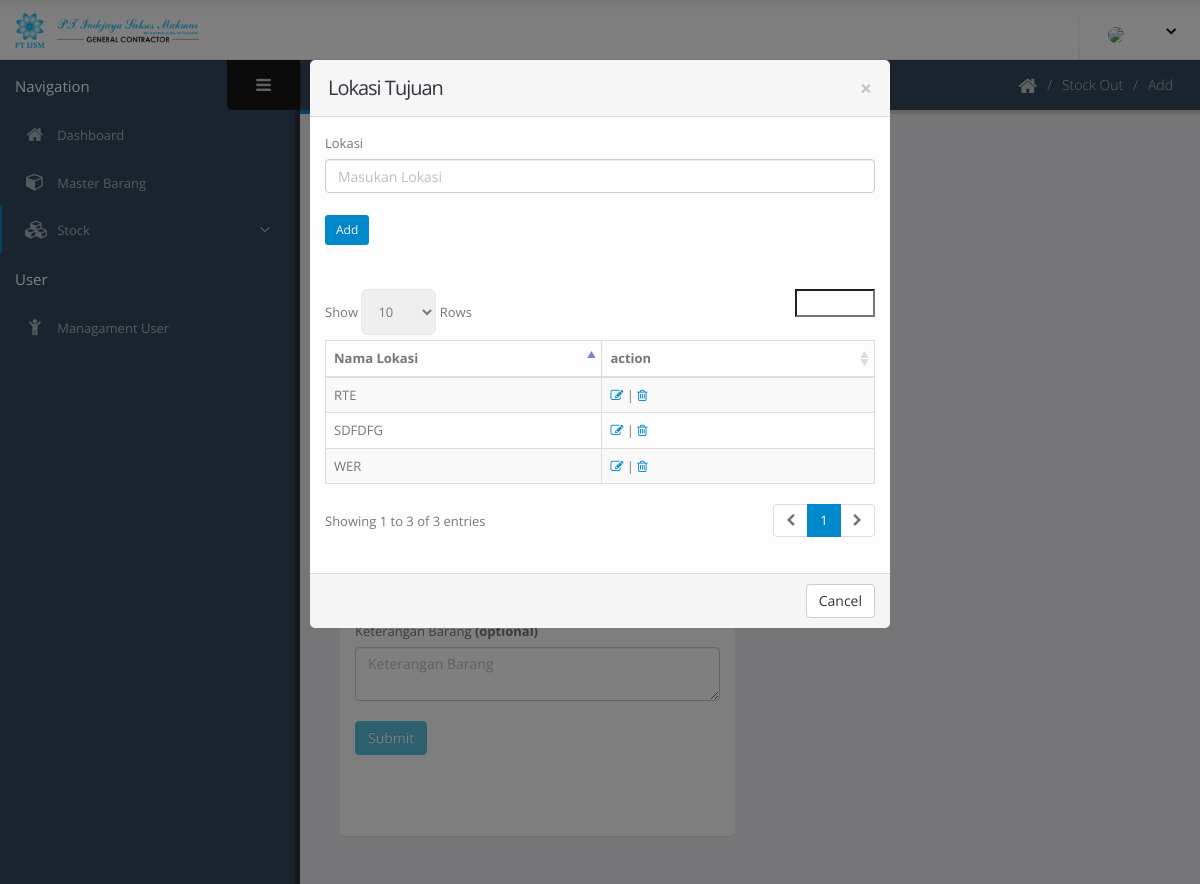
/index.php/stockout/modallokasi, run on the app's committed database.
### tables this page shows
CREATE TABLE `lokasi` (
  `id` int(11) NOT NULL,
  `nama_lokasi` varchar(128) NOT NULL
);

### application/controllers/Stockout.php (called while the page is built, shortened)
<?php
class Stockout extends CI_Controller
{
    public function __construct()
    {
        $this->load->model('Stockout_model');
        $this->load->model('Masterbarang_model');
        $this->load->model('Lokasi_model');
        $this->load->model('Pengeluar_model');
        $this->load->model('Supir_model');
        $this->load->model('Stockin_model');
        $this->load->library('form_validation');
    }
    public function modallokasi()
    {
        $data['title'] = 'IT IJSM';
        $data['user'] = $this->db->get_where('user', ['email' =>
        $this->session->userdata('email')])->row_array();
        $data['lokasi'] = $this->Lokasi_model->getAllLokasi();
        $this->load->view('templates/master_header', $data);
        $this->load->view('superadmin/stockout/create_modal', $data);
        $this->load->view('templates/master_footer');
    }
}

### index.php (called while the page is built, shortened)
<?php
require_once BASEPATH.'core/CodeIgniter.php';

### application/models/Lokasi_model.php (called while the page is built, shortened)
<?php
class Lokasi_model extends CI_Model{
	public function getAllLokasi(){
		return $this->db->get('lokasi')->result_array();
	}
}

### application/views/superadmin/stockout/create_modal.php (the view, shortened to what this page needs)
<html class="fixed">
  <head>
    <link rel="stylesheet" href="<?php echo base_url(); ?>assets/vendor/bootstrap/css/bootstrap.css" />
    <link rel="stylesheet" href="<?php echo base_url(); ?>assets/vendor/font-awesome/css/font-awesome.css" />
    <link rel="stylesheet" href="<?php echo base_url(); ?>assets/vendor/magnific-popup/magnific-popup.css" />
    <link rel="stylesheet" href="<?php echo base_url(); ?>assets/vendor/bootstrap-datepicker/css/datepicker3.css" />
    <link rel="stylesheet" href="<?php echo base_url(); ?>assets/vendor/jquery-ui/css/ui-lightness/jquery-ui-1.10.4.custom.css" />
    <link rel="stylesheet" href="<?php echo base_url(); ?>assets/vendor/select2/select2.css" />
    <link rel="stylesheet" href="<?php echo base_url(); ?>assets/vendor/bootstrap-multiselect/bootstrap-multiselect.css" />
    <link rel="stylesheet" href="<?php echo base_url(); ?>assets/vendor/bootstrap-tagsinput/bootstrap-tagsinput.css" />
    <link rel="stylesheet" href="<?php echo base_url(); ?>assets/vendor/bootstrap-colorpicker/css/bootstrap-colorpicker.css" />
    <link rel="stylesheet" href="<?php echo base_url(); ?>assets/vendor/bootstrap-timepicker/css/bootstrap-timepicker.css" />
    <link rel="stylesheet" href="<?php echo base_url(); ?>assets/vendor/dropzone/css/basic.css" />
    <link rel="stylesheet" href="<?php echo base_url(); ?>assets/vendor/dropzone/css/dropzone.css" />
    <link rel="stylesheet" href="<?php echo base_url(); ?>assets/vendor/jquery-datatables-bs3/assets/css/datatables.css" />
    <link rel="stylesheet" href="<?php echo base_url(); ?>assets/vendor/bootstrap-markdown/css/bootstrap-markdown.min.css" />
    <link rel="stylesheet" href="<?php echo base_url(); ?>assets/vendor/summernote/summernote.css" />
    <link rel="stylesheet" href="<?php echo base_url(); ?>assets/vendor/summernote/summernote-bs3.css" />
    <link rel="stylesheet" href="<?php echo base_url(); ?>assets/vendor/codemirror/lib/codemirror.css" />
    <link rel="stylesheet" href="<?php echo base_url(); ?>assets/vendor/codemirror/theme/monokai.css" />
    <link rel="stylesheet" href="<?php echo base_url(); ?>assets/vendor/bootstrap-fileupload/bootstrap-fileupload.min.css" />
    <link rel="stylesheet" href="<?php echo base_url(); ?>assets/stylesheets/theme.css" />
    <link rel="stylesheet" href="<?php echo base_url(); ?>assets/stylesheets/skins/default.css" />
    <link rel="stylesheet" href="<?php echo base_url(); ?>assets/stylesheets/theme-custom.css">
    <link rel="stylesheet" href="<?php echo base_url(); ?>assets/vendor/bootstrap-fileupload/bootstrap-fileupload.min.css" />
    <link rel="stylesheet" href="<?php echo base_url(); ?>assets/css/form.css" />
    <link rel="stylesheet" href="//code.jquery.com/ui/1.12.1/themes/base/jquery-ui.css">
    <link rel="stylesheet" href="<?php echo base_url();?>/assets/vendor/dropzone/css/basic.css" />
    <link rel="stylesheet" href="<?php echo base_url();?>/assets/vendor/dropzone/css/dropzone.css" />
    <link rel="stylesheet" href="<?php echo base_url();?>/assets/vendor/bootstrap-fileupload/bootstrap-fileupload.min.css" />
  </head>
  <body data-spy="scroll" data-target="#myScrollspy" data-offset="20">
  <header class="header">
    <div class="logo-container">
      <a href="../" class="logo">
        <img src="<?= base_url('./image/Logo.png') ?>" height="35" alt="IT - Super Admin - ISJM" />
      </a>
    </div>
    <div class="header-right" style="padding-right: 2%;">
      <span class="separator"></span>
      <div id="userbox" class="userbox" style="margin-right: -2%;">
        <a href="#" data-toggle="dropdown">
          <figure class="profile-picture">
            <img src="<?= base_url('./image/') . $user['image']; ?>" class="img-circle" />
          </figure>
            <i class="fa custom-caret">
            </i>
          </a>
        </div>
      </div>
    </header>
    <div class="inner-wrapper">
      <aside id="sidebar-left" class="sidebar-left">
            <div class="sidebar-header">
                <div class="sidebar-title">
                    <span style="color: white">Navigation</span>
                </div>
                <div class="sidebar-toggle hidden-xs" data-toggle-class="sidebar-left-collapsed" data-target="html" data-fire-event="sidebar-left-toggle">
                    <i class="fa fa-bars" aria-label="Toggle sidebar"></i>
                </div>
            </div>
            <div class="nano">
                <div class="nano-content">
                    <nav id="menu" class="nav-main" role="navigation">
                        <ul class="nav nav-main">
                            <li>
                                <a href="<?= base_url('superadmin'); ?>">
                                    <i class="fa fa-home" aria-hidden="true"></i>
                                    <span>Dashboard</span>
                                </a>
                            </li>
                            <li class="nav-main">
                                <a href="<?= site_url('masterbarang/index'); ?>">
                                    <i class="fa fa-cube" aria-hidden="true"></i>
                                    <span>Master Barang</span>
                                </a>
                            </li>
                            <li class="nav-parent nav-active">
                                <a>
                                    <i class="fa fa-cubes" aria-hidden="true"></i>
                                    <span>Stock</span>
                                </a>
                            </li>
                        </ul>
                    </nav>
                    <div class="sidebar-header">
                        <div class="sidebar-title">
                            <span style="color: white">User</span>
                        </div>
                    </div>
                    <nav id="menu" class="nav-main" role="navigation">
                        <ul class="nav nav-main">
                            <li>
                                <a href="#">
                                    <i class="fa fa-child" aria-hidden="true"></i>
                                    <span>Managament User</span>
                                </a>
                            </li>
                        </ul>
                    </nav>
                </div>
            </div>
        </aside>
      <section role="main" class="content-body">
        <header class="page-header">
          <h2>STOCK OUT
          </h2>
          <div class="right-wrapper pull-right" style="padding-right: 3%;">
            <ol class="breadcrumbs">
              <li>
                <a href="<?php echo site_url('stockout') ?>">
                  <i class="fa fa-home">
                  </i>
                </a>
              </li>
              <li>
                <span>Stock Out</span>
              </li>
              <li>
                <span>Add
                </span>
              </li>
            </ol>
          </div>
        </header>
        <div class="row" style="margin-top: -20px; ">
          <div class="col-md-6" id="section1">
            <section class="panel" >
              <header class="panel-heading">
                <div class="panel-actions">
                </div>
                <h2 class="panel-title">
                  <b>Form Stock Masuk
                  </b>
                </h2>
              </header>
              <div class="panel-body">
                <br />
                <br />
                <form method="post" enctype="multipart/form-data" id="user_form" action="<?php echo site_url('stockout/buat'); ?>" name="user_form">
                  <div class="row">
                    <div class="col-md-4">
                      <label>Nama Barang
                        <font color="red">*
                        </font>
                      </label>
                    </div>
                    <div class="col-md-3">
                      <label>Quantity out
                      </label>
                    </div>
                    <div class="col-md-2">
                      <br>
                      <button type="button" name="add" id="add" class="btn btn-success ">Add
                      </button>
                    </div>
                  </div>
                  <div class="row">
                    <div class="col-md-12" id="user_data">
                    </div>
                  </div>
                <div class="form-group mb-lg">
                    <label>Lokasi Tujuan</label>
                    <button class="mb-xs mt-xs mr-xs modal-with-zoom-anim btn btn-default btn btn-danger btn-xs"
                    href="#lokasi" id="addToTable" >
                    </button>
                  </div>
                  <div class="form-group mb-lg">
                    <label>Dikeluarkan Oleh</label>
                    <button class="mb-xs mt-xs mr-xs modal-with-zoom-anim btn btn-default btn btn-danger btn-xs"
                    href="#pengeluar" id="addToTable" >
                    </button>
                  </div>
                  <div class="form-group mb-lg">
                    <label>Supir</label>
                    <button class="mb-xs mt-xs mr-xs modal-with-zoom-anim btn btn-default btn btn-danger btn-xs"
                    href="#supir" id="addToTable" >
                    </button>
                  </div>
                <div class="form-group mb-lg ">
                  <label>Keterangan Barang
                    <b>(optional)
                    </b>
                  </label>
                  <textarea name="keterangan" id="keterangan" rows="2" class="form-control" placeholder="Keterangan Barang" required></textarea>
                </div>
                <input type="submit" name="submit" id="submit" class="btn btn-info" value="Submit" />
                </form>
            <div class="modal fade" id="myModal2" role="dialog">
                <div class="modal-dialog">
                    <div class="panel">
                        <div class="panel-heading">
                            <button type="button" class="close" data-dismiss="modal">&times;</button>
                            <h2 class="panel-title">Lokasi Tujuan</h2>
                        </div>
                        <div class="panel-body">
                            <form action="<?php echo site_url('stockout/createlokasi'); ?>" method="post">
                                <label>Lokasi</label>
                                <input type="text" name="nama_lokasi" id="nama_lokasi" required="required" placeholder="Masukan Lokasi" class="form-control" onkeyup="this.value = this.value.toUpperCase();">
                                <br />
                                <button type="submit" name="btn" class="btn-sm btn btn-primary">Add</button>
                            </form>
                            <br />
                            <table class="table table-bordered table-striped mb-none" id="datatable-default">
                            <br />
                            <thead>
                                <tr>
                                    <th>Nama Lokasi</th>
                                    <th>action</th>
                                </tr>
                            </thead>
                            <tbody>
                                <?php
                                foreach ($lokasi as $l) {
                                    ?>
                                    <tr>
                                        <td><?= $l['nama_lokasi'] ?></td>
                                        <td>
                                            <a href="<?= base_url(''); ?>lokasi_stockout/edit/<?= $l['id']; ?>">
                                                <i class="fa fa-edit"></i>
                                            </a> |
                                            <a href="<?= base_url(''); ?>lokasi_stockout/delete/<?= $l['id']; ?>" onclick="return confirm('Sure want delete this data?')">
                                                <i class="fa fa-trash-o"></i>
                                            </a>
                                        </td>
                                    </tr>
                                <?php } ?>
                            </tbody>
                        </table>
                        </div>
                        <footer class="panel-footer">
                            <div class="row">
                                <div class="col-md-12 text-right">
                                    <a href="<?php echo base_url(); ?>stockout/create" class="btn btn-default">Cancel</a>
                                </div>
                            </div>
                        </footer>
                    </div>
                </div>
            </div>
  </body>
</html>

### assets/stylesheets/skins/default.css (style rules this page uses)
a, .btn-link { color: #0088cc; }
body .btn-primary { color: #ffffff; text-shadow: 0 -1px 0 rgba(0, 0, 0, 0.25); background-color: #0088cc; border-color: #0088cc; }
body .btn-success { color: #ffffff; text-shadow: 0 -1px 0 rgba(0, 0, 0, 0.25); background-color: #47a447; border-color: #47a447; }
body .btn-danger { color: #ffffff; text-shadow: 0 -1px 0 rgba(0, 0, 0, 0.25); background-color: #d2322d; border-color: #d2322d; }
body .btn-info { color: #ffffff; text-shadow: 0 -1px 0 rgba(0, 0, 0, 0.25); background-color: #5bc0de; border-color: #5bc0de; }
.page-header h2 { border-bottom-color: #0088cc; }
ul.nav-main > li.nav-active > a { box-shadow: 2px 0 0 #0088cc inset; }

### data on the page
lokasi: nama_lokasi "SDFDFG"
lokasi: nama_lokasi "WER"
lokasi: nama_lokasi "RTE"
